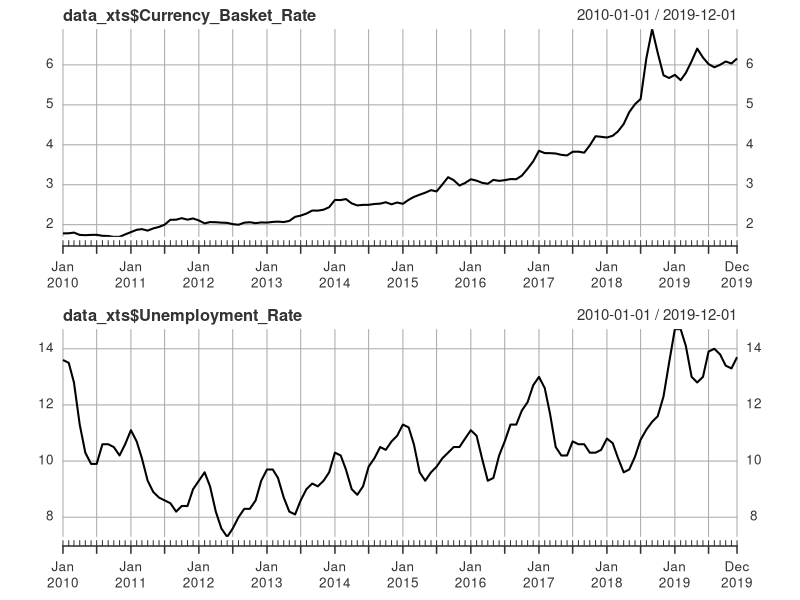
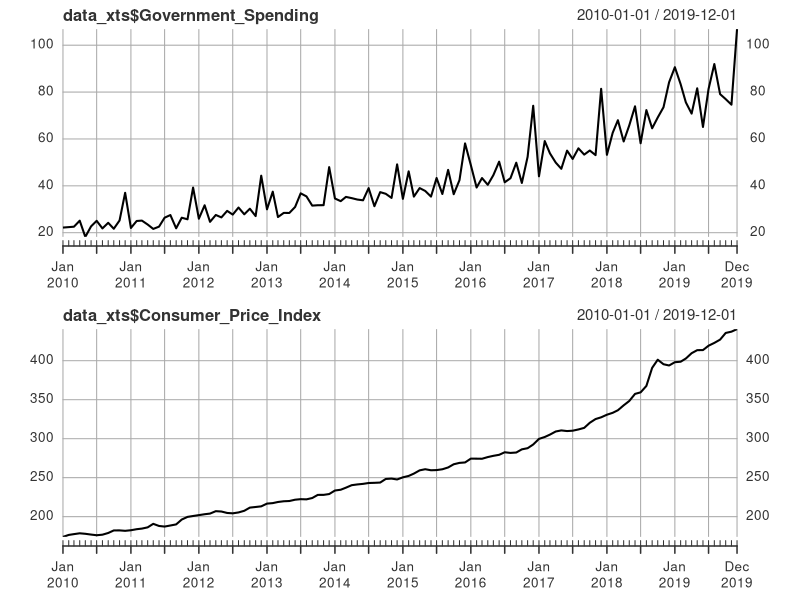
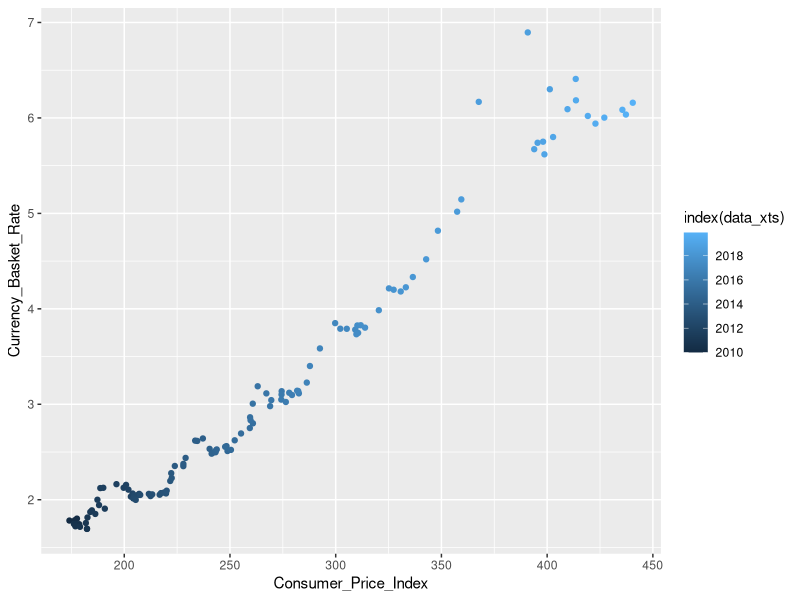
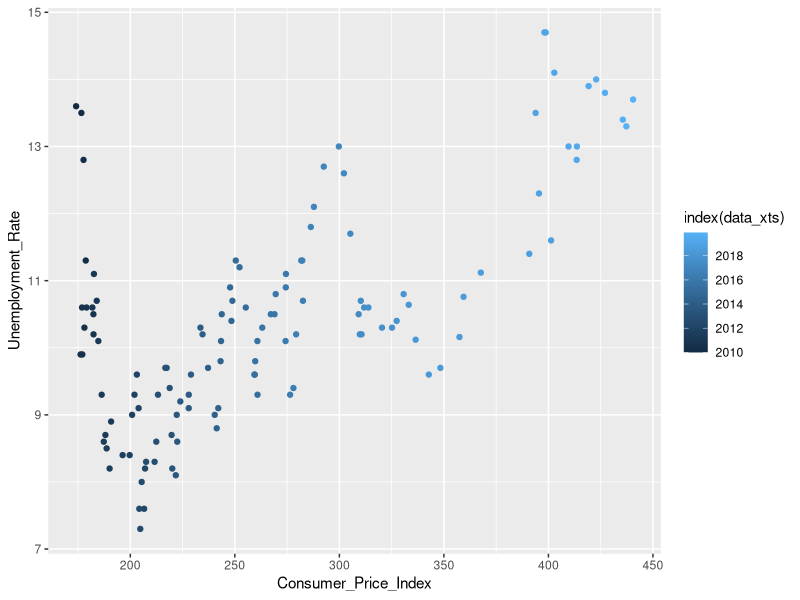
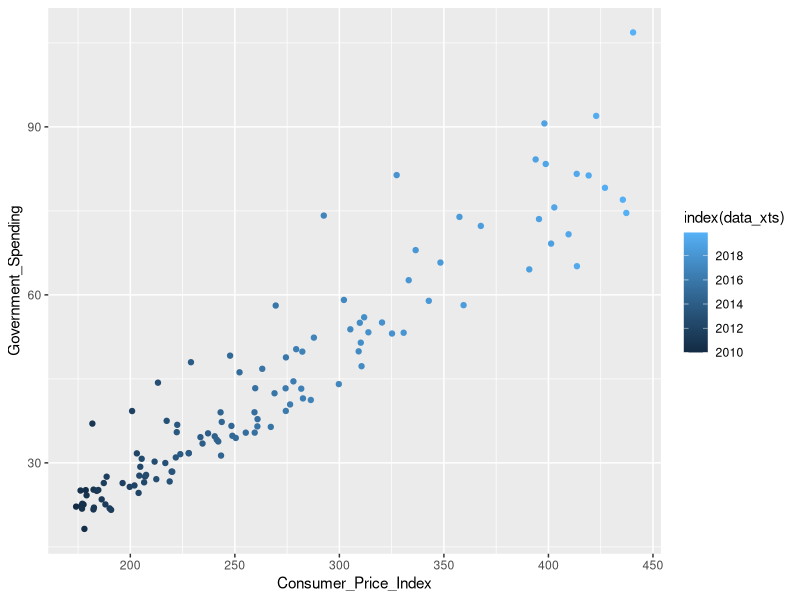
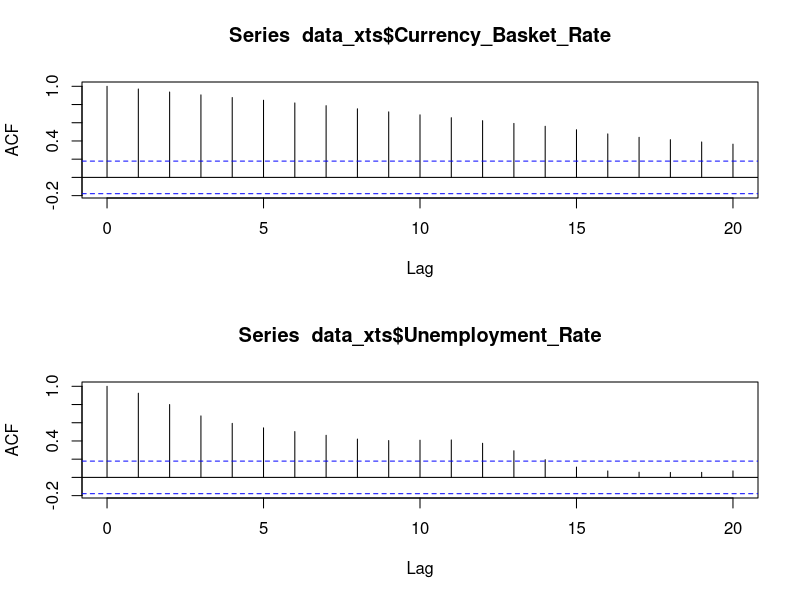
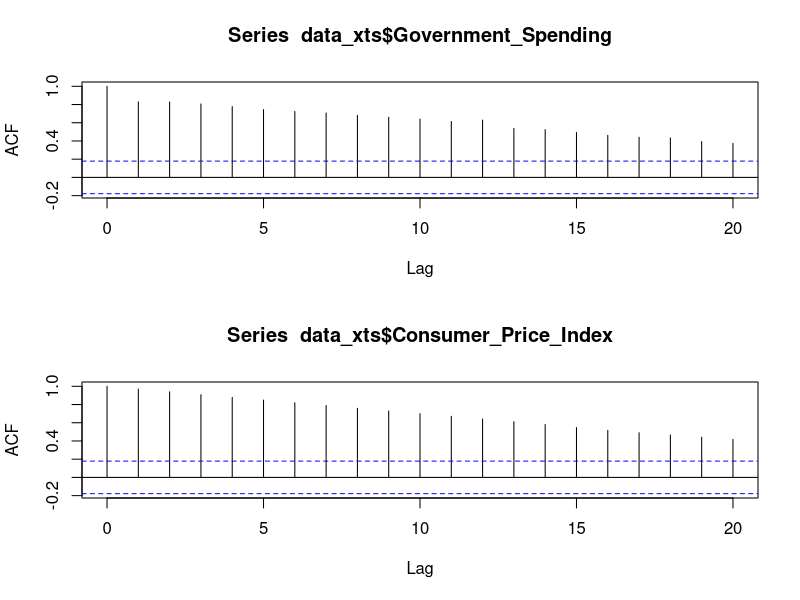
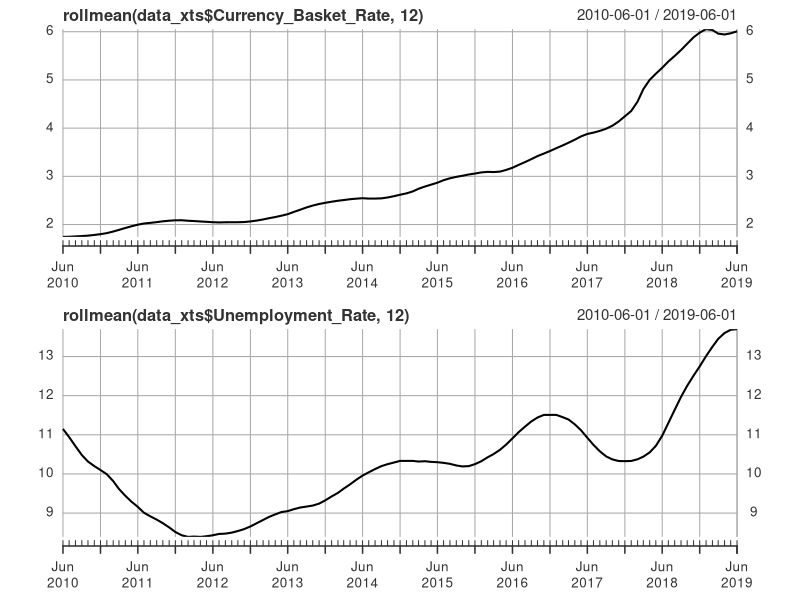

The R source for these figures, in order:
## ---- chunk 1
knitr::opts_chunk$set(echo = TRUE)
## ---- chunk 2
library(data.table)
library(zoo)
library(xts)
library(readxl)
library(ggplot2)
library(stats)

## ---- chunk 3
data_unemp<-data.table(read_xlsx("unemp_mon.xlsx"))
data_exc_rates<-data.table(read_xlsx("usd_eur_mon.xlsx"))
data_cpi<-data.table(read_xlsx("CPI_mon.xlsx"))
data_bud_sp<-data.table(read_xlsx("bud_spe_mon.xlsx"))
## ---- chunk 4
data_exc_basket<-data_exc_rates[,list(Currency_Basket_Rate = sum(`TP DK USD A YTL`, `TP DK EUR A YTL`)/2)
                                ,by=list(Tarih)]
## ---- chunk 5
temp<-merge(data_exc_basket,data_unemp)
temp<-merge(temp,data_bud_sp)
all_data<-merge(temp,data_cpi)

## ---- chunk 6
setnames(all_data,names(all_data),c("Date","Currency_Basket_Rate","Unemployment_Rate","Government_Spending","Consumer_Price_Index"))

head(all_data)
## ---- chunk 7
all_data$Government_Spending<-all_data$Government_Spending/1e6
## ---- chunk 8

all_data$Date <- as.Date(paste(all_data$Date,"01",sep="-"))
data_xts<- as.xts(all_data)

## ---- chunk 9
par(mfrow=c(2,1))
plot(data_xts$Currency_Basket_Rate)
plot(data_xts$Unemployment_Rate)
plot(data_xts$Government_Spending )
plot(data_xts$Consumer_Price_Index )

## ---- chunk 10
summary(data_xts)
## ---- chunk 11
sqrt(data.frame(var(data_xts$Currency_Basket_Rate),
var(data_xts$Unemployment_Rate),
var(data_xts$Government_Spending),
var(data_xts$Consumer_Price_Index),row.names = "St. Deviation"))
## ---- chunk 12
var(data_xts,data_xts$Consumer_Price_Index)
## ---- chunk 13
cor(data_xts,data_xts$Consumer_Price_Index)
## ---- chunk 14

ggplot(data_xts,aes(Consumer_Price_Index,Currency_Basket_Rate ,color = index(data_xts))) + geom_point()
ggplot(data_xts,aes(Consumer_Price_Index,Unemployment_Rate ,color = index(data_xts))) + geom_point()
ggplot(data_xts,aes(Consumer_Price_Index,Government_Spending ,color = index(data_xts))) + geom_point()

## ---- chunk 15
par(mfrow=c(2,1))

acf(data_xts$Currency_Basket_Rate)
acf(data_xts$Unemployment_Rate)
acf(data_xts$Government_Spending)
acf(data_xts$Consumer_Price_Index)


## ---- chunk 16
par(mfrow=c(2,1))
plot(rollmean(data_xts$Currency_Basket_Rate,12))
plot(rollmean(data_xts$Unemployment_Rate,12))
plot(rollmean(data_xts$Government_Spending,12))
plot(rollmean(data_xts$Consumer_Price_Index,12))

## ---- chunk 17
log_data_xts <- log(data_xts)
## ---- chunk 18
par(mfrow=c(2,1))
plot(log_data_xts$Currency_Basket_Rate)
plot(log_data_xts$Unemployment_Rate)
plot(log_data_xts$Government_Spending)
plot(log_data_xts$Consumer_Price_Index)

## ---- chunk 19
Dif_data_xts <- na.omit(diff(data_xts))
Dif_log_data_xts <- na.omit(diff(log_data_xts))

summary(Dif_data_xts)
summary(Dif_log_data_xts)

## ---- chunk 20

par(mfrow=c(3,1))

plot(Dif_data_xts$Currency_Basket_Rate,main="Dif_Currency")
plot(Dif_log_data_xts$Currency_Basket_Rate,main="Dif_Log_Currency")
plot(Dif_data_xts$Unemployment_Rate,main="Dif_Unemployment")
plot(Dif_log_data_xts$Unemployment_Rate,main="Dif_Log_Unemployment")
plot(Dif_data_xts$Government_Spending,main="Dif_GovSpending")
plot(Dif_log_data_xts$Currency_Basket_Rate,main="Dif_Log_GovSpending")
par(mfrow = c(2,1))
plot(Dif_data_xts$Consumer_Price_Index,main="Dif_CPI")
plot(Dif_log_data_xts$Consumer_Price_Index,main="Dif_Log_CPI")

## ---- chunk 21

cor(Dif_data_xts,Dif_data_xts$Consumer_Price_Index)

## ---- chunk 22
lag_cor<-cor(na.omit(lag(Dif_data_xts$Consumer_Price_Index,0)),Dif_data_xts$Currency_Basket_Rate[1:119])

for(i in 1:16){
  
  lag_cor<-c(lag_cor,cor(na.omit(lag(Dif_data_xts$Consumer_Price_Index,i)),Dif_data_xts$Currency_Basket_Rate[1:(119-i)]))
}

lag_cor

## ---- chunk 23

par(mfrow = c(2,1))
acf(Dif_data_xts$Currency_Basket_Rate)
acf(Dif_data_xts$Unemployment_Rate)
acf(Dif_data_xts$Government_Spending)
acf(Dif_data_xts$Consumer_Price_Index)

## ---- chunk 24
par(mfrow = c(2,1))
acf(Dif_log_data_xts$Currency_Basket_Rate)
acf(Dif_log_data_xts$Unemployment_Rate)
acf(Dif_log_data_xts$Government_Spending)
acf(Dif_log_data_xts$Consumer_Price_Index)
## ---- chunk 25
data_10 <- data_xts["2010"]
data_11 <- data_xts["2011"]
data_12 <- data_xts["2012"]
data_13 <- data_xts["2013"]
data_14 <- data_xts["2014"]
data_15 <- data_xts["2015"]
data_16 <- data_xts["2016"]
data_17 <- data_xts["2017"]
data_18 <- data_xts["2018"]
data_19 <- data_xts["2019"]
## ---- chunk 26
#correlation between the data in 2010
cor(data_10$Unemployment_Rate,data_10$Consumer_Price_Index)
#correlation between the data in 2011
cor(data_11$Unemployment_Rate,data_11$Consumer_Price_Index)
#correlation between the data in 2012
cor(data_12$Unemployment_Rate,data_12$Consumer_Price_Index)
#correlation between the data in 2013
cor(data_13$Unemployment_Rate,data_13$Consumer_Price_Index)
#correlation between the data in 2014
cor(data_14$Unemployment_Rate,data_14$Consumer_Price_Index)
#correlation between the data in 2015
cor(data_15$Unemployment_Rate,data_15$Consumer_Price_Index)
#correlation between the data in 2016
cor(data_16$Unemployment_Rate,data_16$Consumer_Price_Index)
#correlation between the data in 2017
cor(data_17$Unemployment_Rate,data_17$Consumer_Price_Index)
#correlation between the data in 2018
cor(data_18$Unemployment_Rate,data_18$Consumer_Price_Index)
#correlation between the data in 2019
cor(data_19$Unemployment_Rate,data_19$Consumer_Price_Index)
## ---- chunk 27
#correlation between the Unemployment data in 2010 and CPI data in 2011
cor(data_10$Unemployment_Rate,data_11$Consumer_Price_Index)
#correlation between the Unemployment data in 2011 and CPI data in 2012
cor(data_11$Unemployment_Rate,data_12$Consumer_Price_Index)
#correlation between the Unemployment data in 2012 and CPI data in 2013
cor(data_12$Unemployment_Rate,data_13$Consumer_Price_Index)
#correlation between the Unemployment data in 2013 and CPI data in 2014
cor(data_13$Unemployment_Rate,data_14$Consumer_Price_Index)
#correlation between the Unemployment data in 2014 and CPI data in 2015
cor(data_14$Unemployment_Rate,data_15$Consumer_Price_Index)
#correlation between the Unemployment data in 2015 and CPI data in 2016
cor(data_15$Unemployment_Rate,data_16$Consumer_Price_Index)
#correlation between the Unemployment data in 2016 and CPI data in 2017
cor(data_16$Unemployment_Rate,data_17$Consumer_Price_Index)
#correlation between the Unemployment data in 2017 and CPI data in 2018
cor(data_17$Unemployment_Rate,data_18$Consumer_Price_Index)
#correlation between the Unemployment data in 2018 and CPI data in 2019
cor(data_18$Unemployment_Rate,data_19$Consumer_Price_Index)

